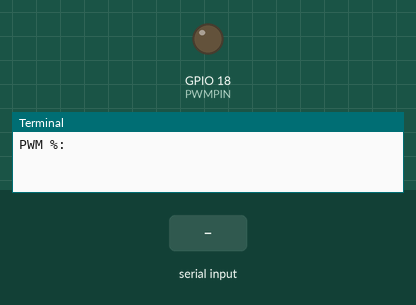
This program was run on a simulated Raspberry Pi (BCM pin numbers). On the bench: output pins drawn as LEDs (lit = HIGH), the last lines printed to the terminal. The test bench sets the inputs (shaded band).

Above: at 1.2 s.
1.3 s: "5" typed at the terminal, then Enter
At 2.5 s:
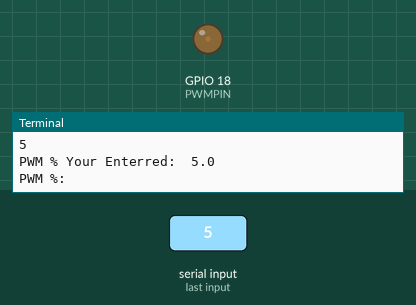
2.8 s: "90" typed at the terminal, then Enter
At 3.8 s:
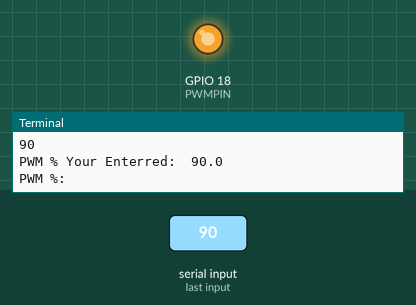
Timing chart, 0 to 5.8 s (numbered marks = the images above; inputs shaded):
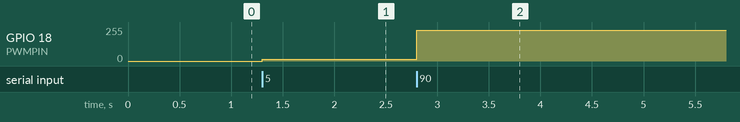

The program:

test.py
```python
import RPi.GPIO as GPIO
from time import sleep

GPIO.setmode(GPIO.BCM)
PWMPIN = 18

GPIO.setup(PWMPIN, GPIO.OUT)
myPWM = GPIO.PWM(PWMPIN, 50)         # Period 20ms
myPWM.start(0)

# Duty Cycle vs Rotation:
# 0 degree      1% ~ 2%
# 180 degree    12% ~ 15%

try:
    while True:
        pwmPercent = float(input('PWM %: '))
        myPWM.ChangeDutyCycle(pwmPercent)
        print('PWM % Your Enterred: ', pwmPercent)
        sleep(.1)
except KeyboardInterrupt:
    GPIO.cleanup()
    print('GPIO Good to Go.')
```

Measured:
- after the input at 1.3 s, GPIO 18 (PWMPIN): 0/255 → 13/255 at once
- after the input at 2.8 s, GPIO 18 (PWMPIN): 13/255 → 230/255 at once
